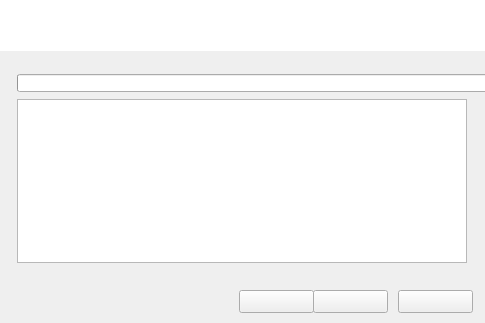
<?xml version="1.0" encoding="UTF-8"?>
<ui version="4.0">
 <class>PerformInstallation</class>
 <widget class="QWidget" name="PerformInstallation">
  <property name="geometry">
   <rect>
    <x>0</x>
    <y>0</y>
    <width>485</width>
    <height>323</height>
   </rect>
  </property>
  <property name="minimumSize">
   <size>
    <width>485</width>
    <height>323</height>
   </size>
  </property>
  <property name="maximumSize">
   <size>
    <width>485</width>
    <height>323</height>
   </size>
  </property>
  <property name="windowTitle">
   <string>Form</string>
  </property>
  <widget class="QLabel" name="labelIco">
   <property name="geometry">
    <rect>
     <x>441</x>
     <y>10</y>
     <width>32</width>
     <height>32</height>
    </rect>
   </property>
   <property name="minimumSize">
    <size>
     <width>32</width>
     <height>32</height>
    </size>
   </property>
   <property name="maximumSize">
    <size>
     <width>32</width>
     <height>32</height>
    </size>
   </property>
   <property name="text">
    <string/>
   </property>
  </widget>
  <widget class="QLabel" name="label">
   <property name="geometry">
    <rect>
     <x>-1</x>
     <y>0</y>
     <width>491</width>
     <height>51</height>
    </rect>
   </property>
   <property name="styleSheet">
    <string notr="true">background-color: rgb(255, 255, 255);</string>
   </property>
   <property name="text">
    <string/>
   </property>
  </widget>
  <widget class="QLabel" name="labelSelectInstall">
   <property name="geometry">
    <rect>
     <x>17</x>
     <y>7</y>
     <width>81</width>
     <height>16</height>
    </rect>
   </property>
   <property name="styleSheet">
    <string notr="true"/>
   </property>
   <property name="text">
    <string/>
   </property>
  </widget>
  <widget class="QLabel" name="labelSelectDir">
   <property name="geometry">
    <rect>
     <x>25</x>
     <y>26</y>
     <width>331</width>
     <height>16</height>
    </rect>
   </property>
   <property name="styleSheet">
    <string notr="true"/>
   </property>
   <property name="text">
    <string/>
   </property>
  </widget>
  <widget class="QTextEdit" name="textEdit">
   <property name="geometry">
    <rect>
     <x>17</x>
     <y>99</y>
     <width>450</width>
     <height>164</height>
    </rect>
   </property>
   <property name="minimumSize">
    <size>
     <width>450</width>
     <height>164</height>
    </size>
   </property>
   <property name="maximumSize">
    <size>
     <width>450</width>
     <height>164</height>
    </size>
   </property>
   <property name="cursor" stdset="0">
    <cursorShape>ArrowCursor</cursorShape>
   </property>
  </widget>
  <widget class="QProgressBar" name="progressBar">
   <property name="geometry">
    <rect>
     <x>17</x>
     <y>74</y>
     <width>480</width>
     <height>18</height>
    </rect>
   </property>
   <property name="minimumSize">
    <size>
     <width>480</width>
     <height>18</height>
    </size>
   </property>
   <property name="maximumSize">
    <size>
     <width>480</width>
     <height>18</height>
    </size>
   </property>
   <property name="value">
    <number>0</number>
   </property>
   <property name="format">
    <string/>
   </property>
  </widget>
  <widget class="QPushButton" name="pushButtonNext">
   <property name="geometry">
    <rect>
     <x>313</x>
     <y>290</y>
     <width>75</width>
     <height>23</height>
    </rect>
   </property>
   <property name="text">
    <string/>
   </property>
  </widget>
  <widget class="QPushButton" name="pushButtonCancel">
   <property name="geometry">
    <rect>
     <x>398</x>
     <y>290</y>
     <width>75</width>
     <height>23</height>
    </rect>
   </property>
   <property name="text">
    <string/>
   </property>
  </widget>
  <widget class="QPushButton" name="pushButtonLastStep">
   <property name="geometry">
    <rect>
     <x>239</x>
     <y>290</y>
     <width>75</width>
     <height>23</height>
    </rect>
   </property>
   <property name="text">
    <string/>
   </property>
  </widget>
  <widget class="QLabel" name="labelProgress">
   <property name="geometry">
    <rect>
     <x>20</x>
     <y>57</y>
     <width>271</width>
     <height>16</height>
    </rect>
   </property>
   <property name="text">
    <string/>
   </property>
  </widget>
 </widget>
 <resources/>
 <connections/>
</ui>
